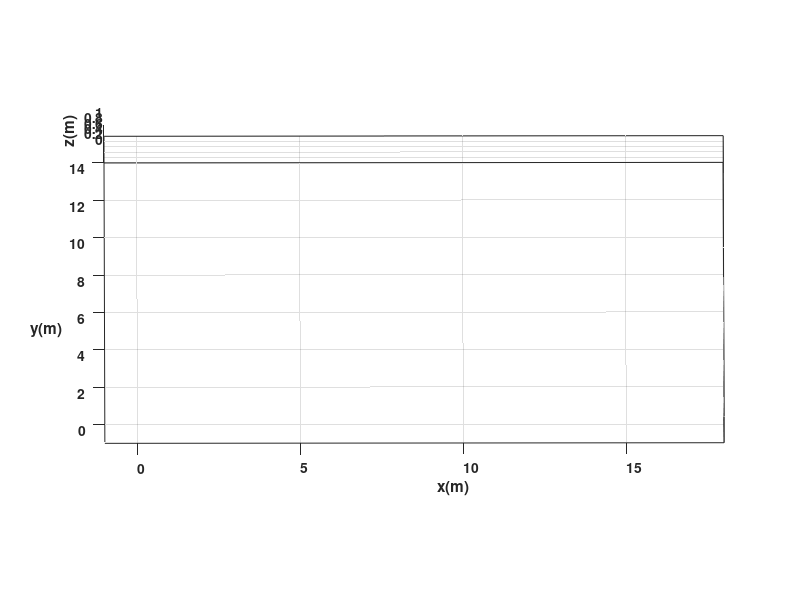

This figure's MATLAB source: (Note: this script raises an error after producing the figure.)
clear
close all
clc

ts = 0.1;            % Tiempo de muestreo en segundos (s)

puntos= [ 0  3  5  5  3  2 2  4  6  8   8  10  14  16  16  15  15  13  13  12  13  11 11 11  9  9  16  16  15  13 11 9 8 8 9 9 6 6 4 3 3 5 5 1 0 0;
         10 13 13 12 10 10 7  9  9  7  11  9    9  11   5  6   8   8   6   6   5   5  6   8  8  6   6   5   4   3  3 4 5 2 2 0 0 4 4 3 2 2 0 0 6 8];
%Velocidades
v_avanzar = 1;       % Velocidad lineal constante al avanzar (m/s)
w_rotar = pi/2;      % Velocidad angular constante al rotar (rad/s)

u = []; % Se inicializan vacíos y se irán llenando de acuerdo a los puntos
w = [];

%Variables temporales para el calculo
x_calc = 0; 
y_calc = 8; 
phi_calc = pi/2; 

% Calculamos u y w tramo por tramo
for i = 2:size(puntos,2)
    x_obj = puntos(1,i);
    y_obj = puntos(2,i);
    
    %Calculo de distancia y angulo
    distancia = sqrt((x_obj - x_calc)^2 + (y_obj - y_calc)^2);
    angulo_deseado = atan2(y_obj - y_calc, x_obj - x_calc);
    
    %Diferencia de ángulo para saber cuánto rotar
    delta_phi = angulo_deseado - phi_calc;
    delta_phi = atan2(sin(delta_phi), cos(delta_phi)); 
    
    %Primero rota
    tiempo_rot = abs(delta_phi) / w_rotar;
    muestras_rot = round(tiempo_rot / ts);
    if muestras_rot > 0
        w = [w, sign(delta_phi) * w_rotar * ones(1, muestras_rot)];
        u = [u, zeros(1, muestras_rot)];
    end
    phi_calc = phi_calc + delta_phi;
    
    %Despues avanza
    tiempo_av = distancia / v_avanzar;
    muestras_av = round(tiempo_av / ts);
    if muestras_av > 0
        u = [u, v_avanzar * ones(1, muestras_av)];
        w = [w, zeros(1, muestras_av)];
    end

    x_calc = x_obj;
    y_calc = y_obj;
end

%%%%%%%%%%%%%%%%%%%%%%%%%%%%%% TIEMPO %%%%%%%%%%%%%%%%%%%%%%%%%%%%%%%%%%%%%
% Ahora calculamos tf y N dependiendo de qué tan largos quedaron 'u' y 'w'
N = length(u);       % Muestras totales de la trayectoria generada
tf = (N-1)*ts;       % Tiempo de simulacion en segundos (s)
t = 0: ts: tf;       % Vector de tiempo

%%%%%%%%%%%%%%%%%%%%%%%% CONDICIONES INICIALES %%%%%%%%%%%%%%%%%%%%%%%%%%%%
x1 = zeros (1,N+1);  % Posición en el centro del eje que une las ruedas (eje x) en metros (m)
y1 = zeros (1,N+1);  % Posición en el centro del eje que une las ruedas (eje y) en metros (m)
phi = zeros(1, N+1); % Orientacion del robot en radianes (rad)
x1(1) = 0;    % Posicion inicial eje x
y1(1) = 8;   % Posicion inicial eje y
phi(1) = pi/2;   % Orientacion inicial del robot
%%%%%%%%%%%%%%%%%%%%%%%%%%%% PUNTO DE CONTROL %%%%%%%%%%%%%%%%%%%%%%%%%%%%
hx = zeros(1, N+1);  % Posicion en el punto de control (eje x) en metros (m)
hy = zeros(1, N+1);  % Posicion en el punto de control (eje y) en metros (m)
hx(1) = x1(1); % Posicion en el punto de control del robot en el eje x
hy(1) = y1(1); % Posicion en el punto de control del robot en el eje y

%%%%%%%%%%%%%%%%%%%%%%%%% BUCLE DE SIMULACION %%%%%%%%%%%%%%%%%%%%%%%%%%%%%%%%
for k=1:N 
    
    phi(k+1)=phi(k)+w(k)*ts; % Integral numérica (método de Euler)
    
    %%%%%%%%%%%%%%%%%%%%% MODELO CINEMATICO %%%%%%%%%%%%%%%%%%%%%%%%%
    %Aplicamos el modelo cinemático diferencial para obtener las
    %velocidades en x, y, phi
    xp1=u(k)*cos(phi(k+1)); 
    yp1=u(k)*sin(phi(k+1));
    phip= w(k);
    x1(k+1)=x1(k) + xp1*ts ; % Integral numérica (método de Euler)
    y1(k+1)=y1(k) + yp1*ts ; % Integral numérica (método de Euler)
    
    
    % Posicion del robot con respecto al punto de control
    hx(k+1)=x1(k+1); 
    hy(k+1)=y1(k+1);
end
%%%%%%%%%%%%%%%%%%%%%%%%%%%%% SIMULACION VIRTUAL 3D %%%%%%%%%%%%%%%%%%%%%%%%%%%%
% a) Configuracion de escena
scene=figure;  % Crear figura (Escena)
set(scene,'Color','white'); % Color del fondo de la escena
set(gca,'FontWeight','bold') ;% Negrilla en los ejes y etiquetas
sizeScreen=get(0,'ScreenSize'); % Retorna el tamaño de la pantalla del computador
set(scene,'position',sizeScreen); % Congigurar tamaño de la figura
camlight('headlight'); % Luz para la escena
axis equal; % Establece la relación de aspecto para que las unidades de datos sean las mismas en todas las direcciones.
grid on; % Mostrar líneas de cuadrícula en los ejes
box on; % Mostrar contorno de ejes
xlabel('x(m)'); ylabel('y(m)'); zlabel('z(m)'); % Etiqueta de los eje
view([-0.1 35]); % Orientacion de la figura
axis([-1 18 -1 14 0 1]); % Ingresar limites minimos y maximos en los ejes x y z [minX maxX minY maxY minZ maxZ]
% b) Graficar robots en la posicion inicial
scale = 4;
MobileRobot_5;
H1=MobilePlot_4(x1(1),y1(1),phi(1),scale);hold on;
% c) Graficar Trayectorias
H2=plot3(hx(1),hy(1),0,'r','lineWidth',2);
% d) Bucle de simulacion de movimiento del robot
step=1; % pasos para simulacion
for k=1:step:N
    delete(H1);    
    delete(H2);
    
    H1=MobilePlot_4(x1(k),y1(k),phi(k),scale);
    H2=plot3(hx(1:k),hy(1:k),zeros(1,k),'r','lineWidth',2);
    
    pause(ts);
end
%%%%%%%%%%%%%%%%%%%%%%%%%%%%% Graficas %%%%%%%%%%%%%%%%%%%%%%%%%%%%
graph=figure;  % Crear figura (Escena)
set(graph,'position',sizeScreen); % Congigurar tamaño de la figura
subplot(211)
plot(t,u,'b','LineWidth',2),grid('on'),xlabel('Tiempo [s]'),ylabel('m/s'),legend('u');
subplot(212)
plot(t,w,'r','LineWidth',2),grid('on'),xlabel('Tiempo [s]'),ylabel('[rad/s]'),legend('w');
